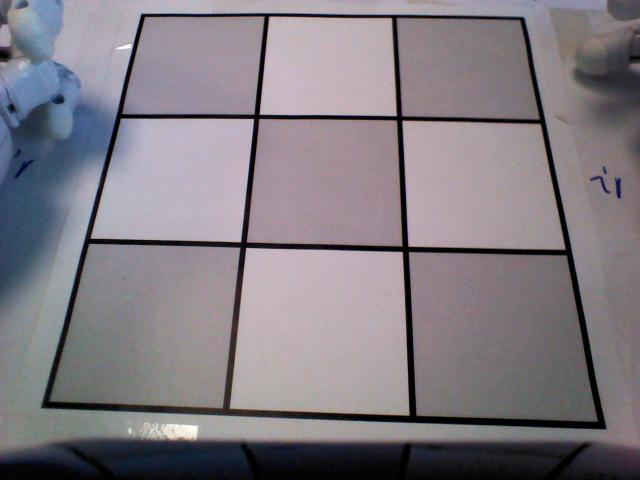
#> input picture unit_tests/snapshot_sm_1.jpg, 640 x 480 px, found by its file name
$ python store_image.py   (older library calls are emulated)
#> lines starting #> are read from the running program, lines starting #| are printed output that depends on the picture
### nao_vision.py
import cv2 as cv
import numpy as np
import time
import os

'''
Open tasks:
- analyze the biggest blob

Embedded simplifications:
- image segments the analysis is performed on are hard-coded, it should be replaced with dymamic values returned from the board analysis
'''

class NaoVision:

    img_camera = None
    img_lines = None
    img_rectified = None
    img_current_state = None

    def __init__(self, sizes, logging):
        self.logger = logging
        self.logger.debug("Computer vision initialized with the following camera size: %s",str(sizes))


    # [500 lines left out: functions find_board, fix_board_position, get_current_state, find_all_segments, find_corners, order_lines and 13 more, not called in this run]


    def renderImage(self, state):
        field_size = 200
        image_size = 3 * field_size

        img = np.zeros((image_size,image_size,3),np.uint8)

        r = 0
        for row in state:
            offset_y = field_size * r
            c = 0
            for cell in row:
                offset_x = field_size * c

                x0 = offset_x
                y0 = offset_y
                x1 = offset_x + field_size
                y1 = offset_y + field_size

                # Fill the frame based on the value
                if cell == 1:
                    cv.rectangle(img, (x0, y0), (x1, y1), (0, 0, 255), -1)
                elif cell == -1:
                    cv.rectangle(img, (x0, y0), (x1, y1), (255, 0, 0), -1)
                else:
                    cv.rectangle(img, (x0, y0), (x1, y1), (255, 255, 255), -1)

                # Draw a frame
                cv.rectangle(img, (x0, y0), (x1, y1), (0, 0, 0), 10)
                c = c + 1

            r = r + 1

        cv.imwrite(os.path.join("static/data", "game_state.jpg"), img)


    # [39 lines left out: function analyze_color, not called in this run]

### unit_tests/store_image.py
import cv2 as cv
from nao_vision import NaoVision
import logging

logging.basicConfig(format = '%(asctime)s;%(levelname)s;%(filename)s;%(message)s', level = logging.DEBUG)

im = cv.imread("unit_tests/snapshot_sm_1.jpg")
#> im is the input picture: shape (480, 640, 3); mean B, G, R 130.5, 123.3, 129.4
vision = NaoVision((im.shape[0], im.shape[1]), logging)

current_state = [[0, -1, 0],
                 [0, 1, 0],
                 [0, 0, 0]]

vision.renderImage(current_state)
#> in renderImage, `cv.imwrite(os.path.join("static/data", "game_state.jpg"), img)`:
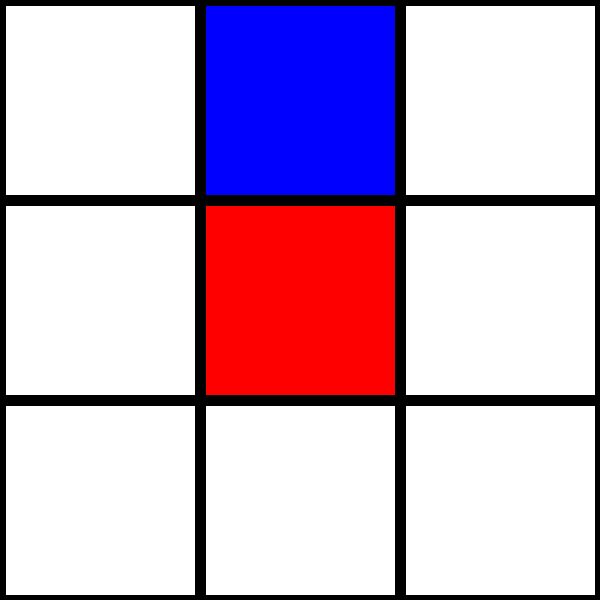
#> saved as game_state.jpg: shape (600, 600, 3); mean B, G, R 202.4, 177.1, 202.4
